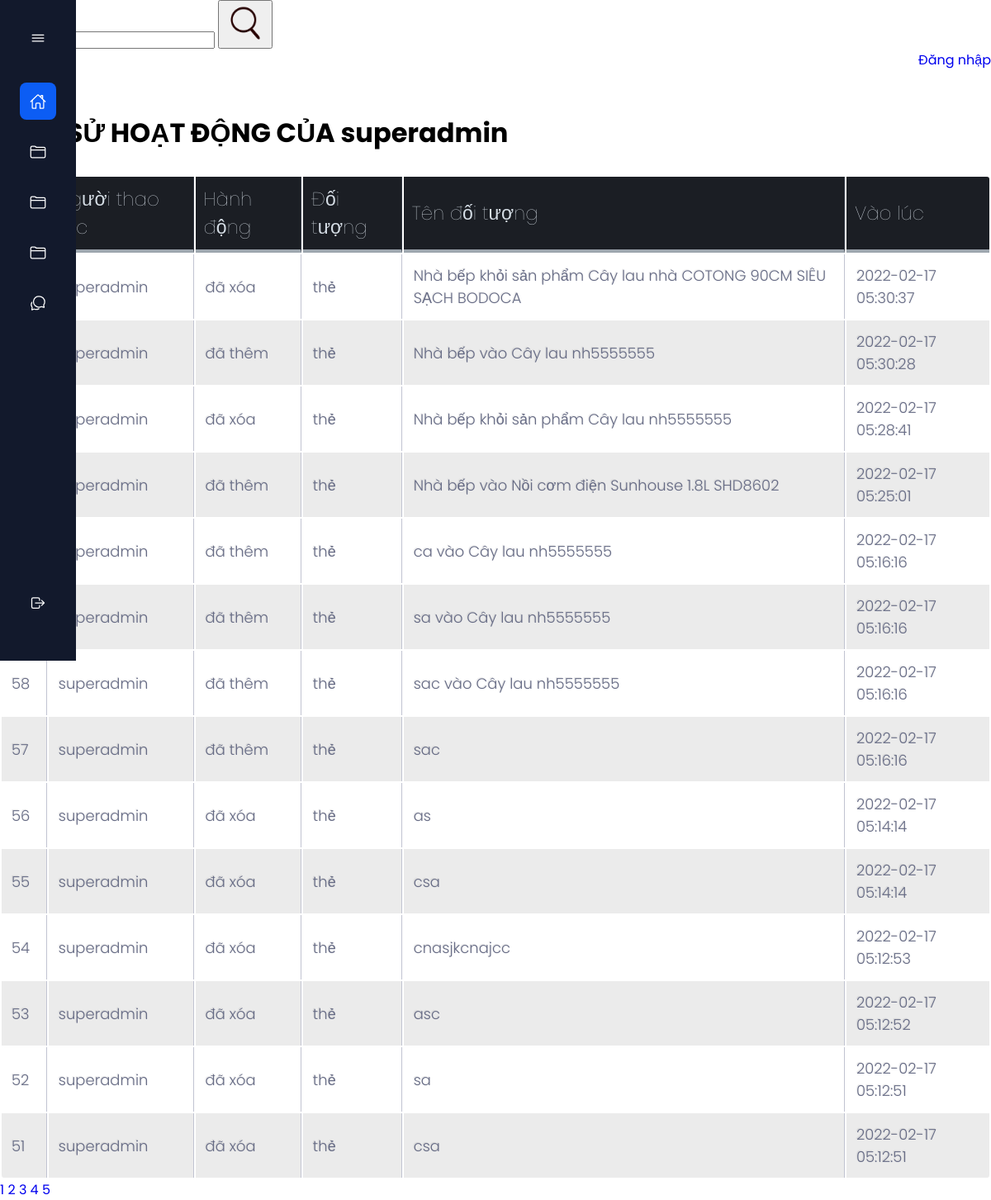
The app's page /admin/admins/view_activities.php?id=2 (signed in) with its own data.
### tables this page shows
CREATE TABLE `activities` (
  `id` int(11) NOT NULL,
  `admin_id` int(11) NOT NULL,
  `activity` varchar(50) NOT NULL,
  `object` varchar(50) NOT NULL,
  `object_name` varchar(250) NOT NULL,
  `time` timestamp NOT NULL DEFAULT CURRENT_TIMESTAMP
);

### admin/admins/view_activities.php (the view, shortened to what this page needs)
<!DOCTYPE html>
<html>
<head>
	<link rel="stylesheet" href="../index3.css">
	<link rel="stylesheet" href="../style_validate1.css">
	<link rel="stylesheet" type="text/css" href="../style_table.css">
</head>
<?php require '../connect_database.php';
$id = $_GET['id'];
$sql_select_admin_name = "SELECT name FROM admins WHERE id = '$id' ";
$admin_name = mysqli_fetch_array(mysqli_query($connect_database, $sql_select_admin_name))['name'];
if ( empty($_GET['page']) ) {
	$index_page = 1;
} else {
	$index_page = $_GET['page'];
}
$sql_select_count_activity = "SELECT count(*) FROM activities WHERE admin_id = '$id'";
$count_activities = mysqli_fetch_array(mysqli_query($connect_database, $sql_select_count_activity))['count(*)'] ;
$activities_per_page = 14;
$activities_skipped = ( $index_page - 1 ) * $activities_per_page;
$pages = ceil($count_activities / $activities_per_page);
$sql_select_activity = "
	SELECT activities.*, admins.name as 'admin_name'
	FROM activities
	LEFT JOIN admins on admins.id = activities.admin_id
	WHERE activities.admin_id = '$id'
	ORDER BY id DESC
	LIMIT $activities_per_page OFFSET $activities_skipped
";
$query_sql_select_activity = mysqli_query($connect_database, $sql_select_activity);
?>
<body>
<?php require '../menu.php'; ?>
<div class="top">
	<div class = "search">
		<form class = "form_search">
			<input type="search" name="search" value = "<?php echo $content_search ?>">
			<button>
				<img src="../style/style_image/icon_search.png" width="50px">
			</button>
		</form>
	</div>
	<div class = "login">
		<a class = "login" href="https://google.com">Đăng nhập</a>
	</div>
</div>
<div class = "bot">
	<div class = "header">
		<h1 class =  "header" >LỊCH SỬ HOẠT ĐỘNG CỦA <?php echo $admin_name ?></h1>
	</div>
	<br>
	<?php require '../validate.php' ?>
	<table class="table">
		<tr>
			<th>Mã</th>
			<th>Người thao tác</th>
			<th>Hành động</th>
			<th>Đối tượng</th>
			<th>Tên đối tượng</th>
			<th>Vào lúc</th>
		</tr>
		<?php foreach ($query_sql_select_activity as $each_activity): ?>
		<tr>
			<td><?php echo $each_activity['id'] ?></td>
			<td><?php echo $each_activity['admin_name'] ?></td>
			<td><?php echo 'đã ' . $each_activity['activity'] ?></td>
			<td><?php echo $each_activity['object'] ?></td>
			<td><?php echo $each_activity['object_name'] ?></td>
			<td><?php echo $each_activity['time'] ?></td>
		</tr>
		<?php endforeach ?>
	</table>
	<?php for ($i=1; $i <= $pages; $i++) {  ?>
		<a href = "?id=<?php echo $id ?>&page=<?php echo $i ?>"><?php echo $i ?></a>
	<?php } ?>
</div>
</body>
</html>

### admin/index3.css (style rules this page uses)
body { padding: 0px; margin: 0px; }
.search { display: flex; justify-content: flex-start; }
.login { display: flex; justify-content: flex-end; }
.header { margin-top: 25px; background-color: white; padding: 1px; }

### admin/style_table.css (style rules this page uses)
th { color:#D5DDE5;; background:#1b1e24; border-bottom:4px solid #9ea7af; border-right: 1px solid #343a45; font-size:23px; font-weight: 100; padding:10px; text-align:left; text-shadow: 0 1px 1px rgba(0, 0, 0, 0.1); vertical-align:middle; }
th:first-child { border-top-left-radius:3px; }
th:last-child { border-top-right-radius:3px; border-right:none; }
tr { border-top: 1px solid #C1C3D1; border-bottom-: 1px solid #C1C3D1; color:#666B85; font-size:16px; font-weight:normal; text-shadow: 0 1px 1px rgba(256, 256, 256, 0.1); }
tr:first-child { border-top:none; }
tr:last-child { border-bottom:none; }
tr:nth-child(odd) td { background:#EBEBEB; }
tr:last-child td:first-child { border-bottom-left-radius:3px; }
tr:last-child td:last-child { border-bottom-right-radius:3px; }
td { background:#FFFFFF; padding:12px; text-align:left; vertical-align:middle; font-weight:300; font-size:18px; text-shadow: -1px -1px 1px rgba(0, 0, 0, 0.1); border-right: 1px solid #C1C3D1; }
td:last-child { border-right: 0px; }

### admin/style_menu.css (style rules this page uses)
:root { --nav-width: 92px; --first-color: #0C5DF4; --bg-color: #12192C; --sub-color: #B6CEFC; --white-color: #FFF; --body-font: 'Poppins', sans-serif; --normal-font-size: 1rem; --small-font-size: .875rem; --z-fixed: 100; }
*,::before,::after { box-sizing: border-box; }
body { position: relative; margin: 0; padding: 2rem 0 0 6.75rem; font-family: var(--body-font); font-size: var(--normal-font-size); transition: .5s; }
h1 { margin: 0; }
a { text-decoration: none; }

### admin/index1.css (style rules this page uses)
body { padding: 0px; margin: 0px; }
.search { display: flex; justify-content: flex-start; }
.login { display: flex; justify-content: flex-end; }
.header { margin-top: 25px; background-color: white; padding: 1px; }

### records on screen
activities: admin.name "superadmin", activity "xóa", object "thẻ", object_name "Nhà bếp khỏi sản phẩm Cây lau nhà COTONG 90CM SIÊU SẠCH BODOCA", time "2022-02-17 05:30:37"
activities: admin.name "superadmin", activity "thêm", object "thẻ", object_name "Nhà bếp vào Cây lau nh5555555", time "2022-02-17 05:30:28"
activities: admin.name "superadmin", activity "xóa", object "thẻ", object_name "Nhà bếp khỏi sản phẩm Cây lau nh5555555", time "2022-02-17 05:28:41"
activities: admin.name "superadmin", activity "thêm", object "thẻ", object_name "Nhà bếp vào Nồi cơm điện Sunhouse 1.8L SHD8602", time "2022-02-17 05:25:01"
activities: admin.name "superadmin", activity "thêm", object "thẻ", object_name "ca vào Cây lau nh5555555", time "2022-02-17 05:16:16"
activities: admin.name "superadmin", activity "thêm", object "thẻ", object_name "sa vào Cây lau nh5555555", time "2022-02-17 05:16:16"
activities: id "58", admin.name "superadmin", activity "thêm", object "thẻ", object_name "sac vào Cây lau nh5555555", time "2022-02-17 05:16:16"
activities: id "57", admin.name "superadmin", activity "thêm", object "thẻ", object_name "sac", time "2022-02-17 05:16:16"
activities: id "56", admin.name "superadmin", activity "xóa", object "thẻ", object_name "as", time "2022-02-17 05:14:14"
activities: id "55", admin.name "superadmin", activity "xóa", object "thẻ", object_name "csa", time "2022-02-17 05:14:14"
activities: id "54", admin.name "superadmin", activity "xóa", object "thẻ", object_name "cnasjkcnajcc", time "2022-02-17 05:12:53"
activities: id "53", admin.name "superadmin", activity "xóa", object "thẻ", object_name "asc", time "2022-02-17 05:12:52"
activities: id "52", admin.name "superadmin", activity "xóa", object "thẻ", object_name "sa", time "2022-02-17 05:12:51"
activities: id "51", admin.name "superadmin", activity "xóa", object "thẻ", object_name "csa", time "2022-02-17 05:12:51"

### other values on screen
$admin_name "superadmin"
